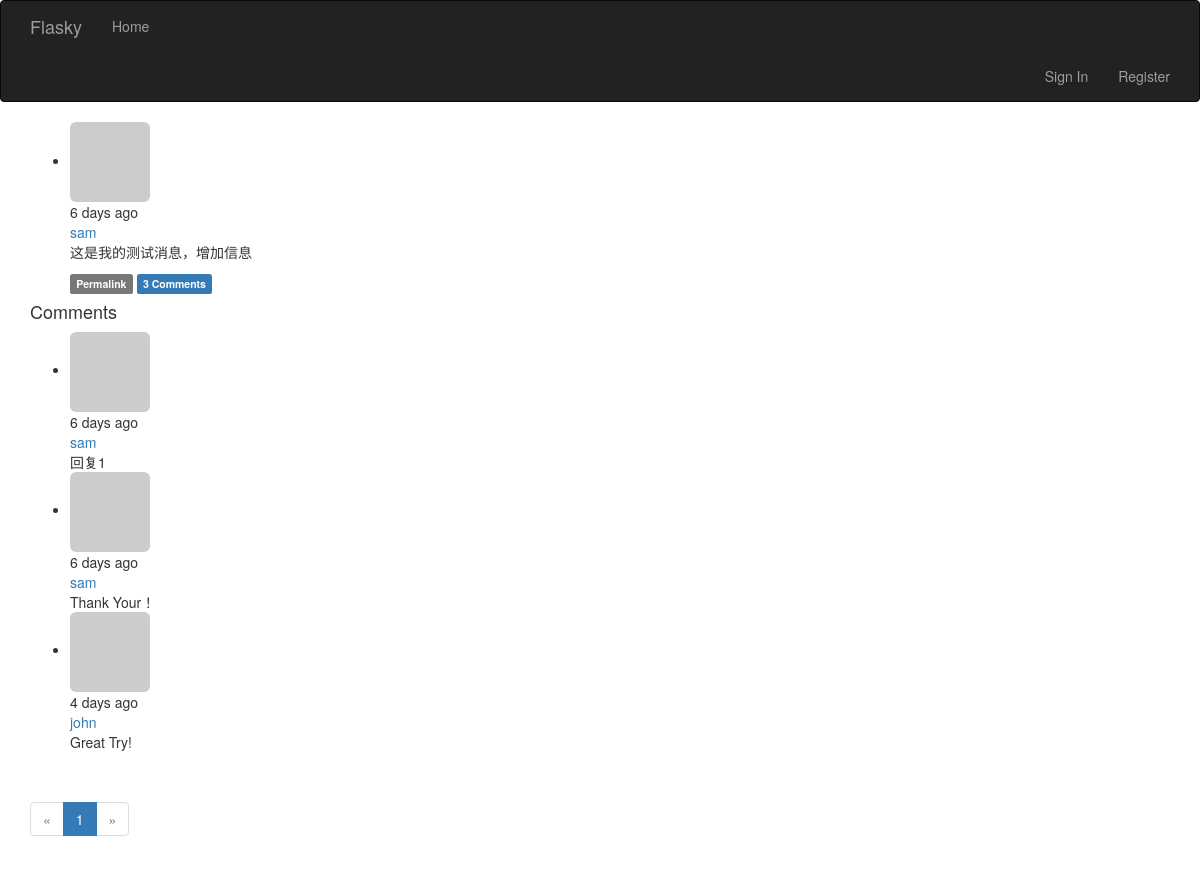
/post/109, run on an earlier commit of the app's database.
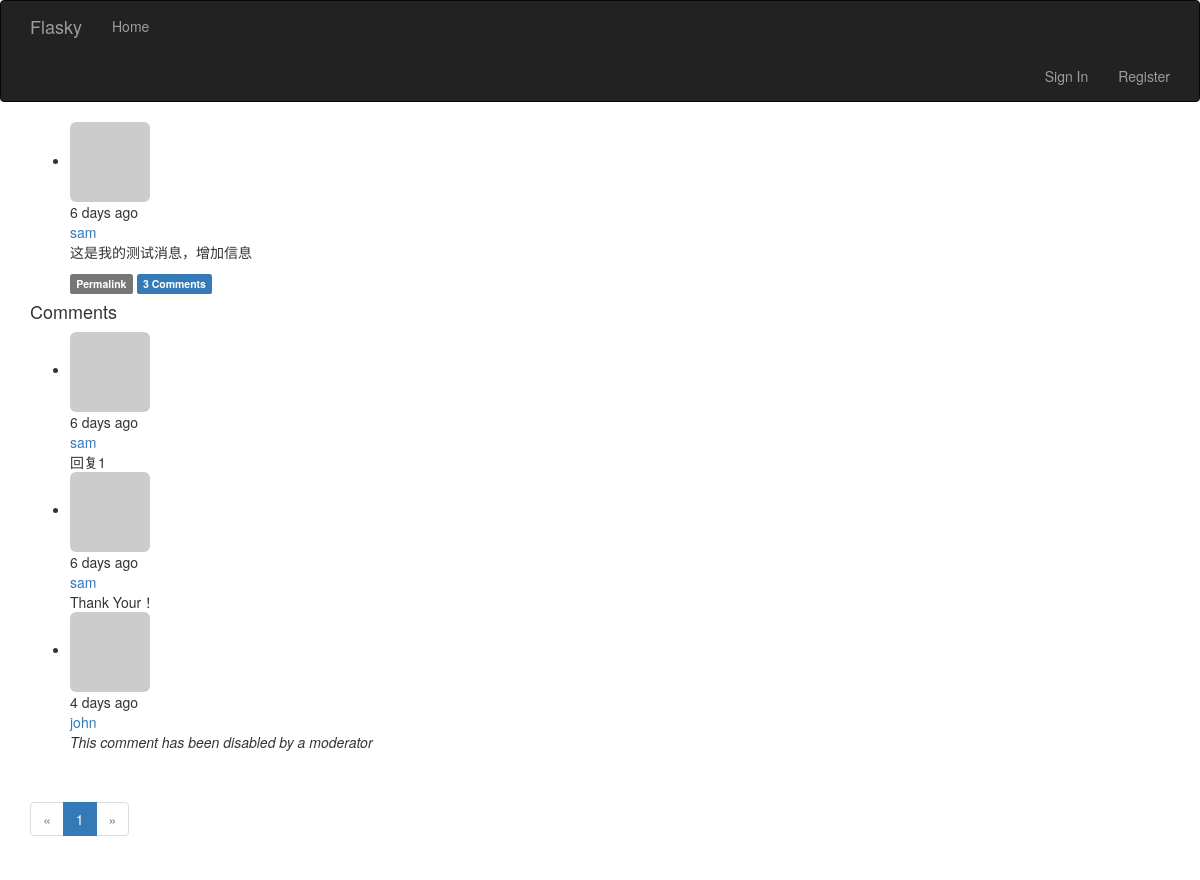
And on a later commit of the database.
### app/models.py (models this page shows, shortened)
class Comment(db.Model):
    __tablename__ = 'comments'
    id = db.Column(db.Integer, primary_key=True)
    body = db.Column(db.Text)
    body_html = db.Column(db.Text)
    timestamp = db.Column(db.DateTime, index=True,
                          default=datetime.datetime.utcnow)
    disabled = db.Column(db.Boolean)
    author_id = db.Column(db.Integer, db.ForeignKey('users.id'))
    post_id = db.Column(db.Integer, db.ForeignKey('posts.id'))

class User(UserMixin, db.Model):
    __tablename__ = 'users'
    id = db.Column(db.Integer, primary_key=True)
    email = db.Column(db.String(64), unique=True, index=True)
    username = db.Column(db.String(64), unique=True, index=True)
    password_hash = db.Column(db.String(128))
    role_id = db.Column(db.Integer, db.ForeignKey('roles.id'))
    confirmed = db.Column(db.Boolean, default=False)
    name = db.Column(db.String(64))
    location = db.Column(db.String(64))
    about_me = db.Column(db.Text())
    avatar_hash = db.Column(db.String(32))
    member_since = db.Column(db.DateTime(), default=datetime.datetime.utcnow)
    last_seen = db.Column(db.DateTime(), default=datetime.datetime.utcnow)
    posts = db.relationship('Post', backref='author', lazy='dynamic')
    followed = db.relationship('Follow',
                               foreign_keys=[Follow.follower_id],
                               backref=db.backref('follower', lazy='joined'),
                               lazy='dynamic',
                               cascade='all, delete-orphan')
    follower = db.relationship('Follow',
                               foreign_keys=[Follow.followed_id],
                               backref=db.backref('followed', lazy='joined'),
                               lazy='dynamic',
                               cascade='all, delete-orphan')
    comments = db.relationship('Comment', backref='author', lazy='dynamic')
    @property
    def password(self):
        raise AttributeError('password is not a readable attribute')
    def gravatar(self, size=100, default='identicon', rating='g'):
        if request.is_secure:
            url = 'https://secure.gravatar.com/avator'
        else:
            url = 'http://www.gravatar.com/avatar'
        hash = hashlib.md5(self.email.encode('utf-8')).hexdigest()
        return '{url}/{hash}?s={size}&d={default}&r={rating}'.format(
            url=url, hash=hash, size=size, default=default, rating=rating)

### app/main/views.py (the view, shortened to what this page needs)
@main.route('/post/<int:id>', methods=['GET', 'POST'])
def post(id):
    post = Post.query.get_or_404(id)
    form = CommentForm()
    page = request.args.get('page', 1, type=int)
    if page == -1:
        page = (post.comments.count() - 1) / \
               (current_app.config['FLASKY_COMMENTS_PER_PAGE'] + 1)
    pagination = post.comments.order_by(Comment.timestamp.asc()).paginate(
        page, per_page=current_app.config['FLASKY_COMMENTS_PER_PAGE'],
        error_out=False)
    comments = pagination.items
    return render_template('post.html', posts=[post], form=form,
                           comments=comments, pagination=pagination)

### app/auth/views.py (called while the page is built)
@auth.before_app_request
def before_request():
    if current_user.is_authenticated:
        current_user.ping()
        if current_user.confirmed and request.endpoint[:5] != 'auth.' and request.endpoint != 'static':
            return redirect(url_for('auth.unconfirmed'))

### app/main/__init__.py (called while the page is built)
@main.app_context_processor
def inject_permissions():
    return dict(Permission=Permission)

### app/models.py (called while the page is built)
    def can(self, permissions):
        return False

    def is_administrator(self):
        return False

### app/templates/post.html (shortened to what this page needs)
{% extends "base.html" %}
{% import "bootstrap/wtf.html" as wtf %}
{% import "_macros.html" as macros %}
{% block page_content %}
{% include '_posts.html' %}
<h4 id="comments">Comments</h4>
{% include '_comments.html' %}
{% if pagination %}
<div class="pagination">
    {{ macros.pagination_widget(pagination, '.post', fragment='#comments', id=posts[0].id) }}
</div>
{% endif %}
{% endblock %}

### app/templates/_comments.html (shortened to what this page needs)
<ul class="comments">
    {% for comment in comments %}
    <li class="comment">
        <div class="comment-thumbnail">
            <a href="{{ url_for('.user', username=comment.author.username) }}">
                <img class="img-rounded profile-thumbnail" src="{{ comment.author.gravatar(size=40) }}">
            </a>
        </div>
        <div class="comment-content">
            <div class="comment-date">
                {{ moment(comment.timestamp).fromNow() }}
            </div>
            <div class="comment-author">
                <a href="{{ url_for('.user', username=comment.author.username) }}">
                    {{ comment.author.username }}
                </a>
            </div>
        </div>
        <div class="comment-body">
            {% if comment.disabled %}
            <p><i>This comment has been disabled by a moderator</i></p>
            {% endif %}
            {% if moderate or not comment.disabled %}
                {% if comment.body_html %}
                    {{ comment.body_html | safe }}
                {% else %}
                    {{ comment.body }}
                {% endif %}
            {% endif %}
        </div>
    </li>
    {% endfor %}
</ul>

What changed in the data, as far as the page shows it:
changed Comment "4 days ago": body_html "Great Try!" → (not shown); now shows "This comment has been disabled by a moderator"
